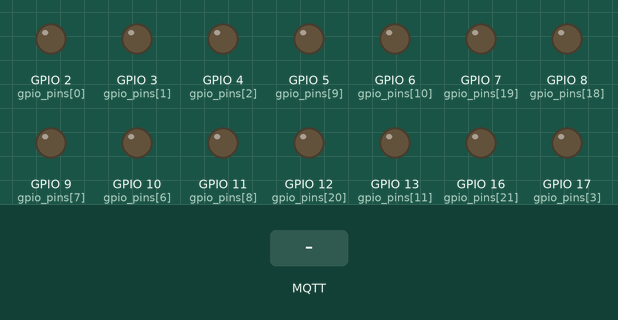
This program was run on a simulated Raspberry Pi (BCM pin numbers). Parts: output pins drawn as LEDs (lit = HIGH). The inputs (shaded band) are chosen by the test bench. No MQTT or app messages arrive unless stated.

Above: at 1.3 s.
1.4 s: MQTT message "1" arrives on the first subscribed topic
At 1.8 s:
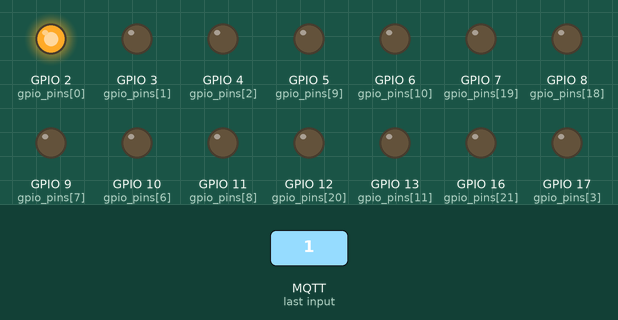
2.9 s: MQTT message "GPIO" arrives on the first subscribed topic
At 4.1 s:
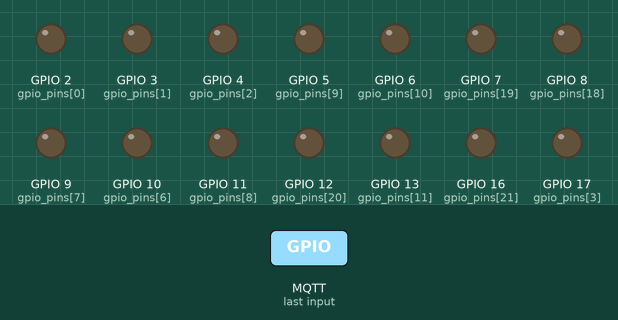
Timing chart, 0 to 5.9 s (numbered marks = the images above; inputs shaded):
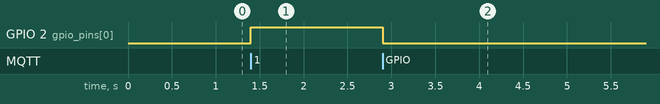

Measured:
- after the input at 1.4 s, GPIO 2 (gpio_pins[0]): LOW → HIGH at once
- after the input at 2.9 s, GPIO 2 (gpio_pins[0]): HIGH → LOW at once

The program:

main.py
```python
import RPi.GPIO as GPIO
import paho.mqtt.client as mqtt
import time
import socket

# Set up GPIO
GPIO.setmode(GPIO.BCM)
GPIO.setwarnings(False)

# Set up MQTT client
mqtt_broker = "your_mqtt_broker_address"
mqtt_port = 1883
mqtt_client = mqtt.Client()

# Set up hostname
hostname = socket.gethostname()

# Set up GPIO pin list
gpio_pins = [2, 3, 4, 17, 27, 22, 10, 9, 11, 5, 6, 13, 19, 26, 18, 23, 24, 25, 8, 7, 12, 16, 20, 21]

# Set up GPIO pins as output
for pin in gpio_pins:
    GPIO.setup(pin, GPIO.OUT)

# MQTT message callback
def on_message(client, userdata, msg):
    topic_parts = msg.topic.split("/")
    if len(topic_parts) == 3 and topic_parts[0] == hostname and topic_parts[1] == "GPIO":
        try:
            pin = int(topic_parts[2])
            if pin in gpio_pins:
                GPIO.output(pin, GPIO.HIGH if msg.payload.decode() == "1" else GPIO.LOW)
        except ValueError:
            pass

# Connect to MQTT broker
mqtt_client.on_message = on_message
mqtt_client.connect(mqtt_broker, mqtt_port, 60)

# Subscribe to GPIO topics
for pin in gpio_pins:
    mqtt_client.subscribe(f"{hostname}/GPIO/{pin}")

# Start MQTT client loop
mqtt_client.loop_start()

try:
    while True:
        time.sleep(1)
except KeyboardInterrupt:
    pass

# Clean up
mqtt_client.loop_stop()
GPIO.cleanup()
```
